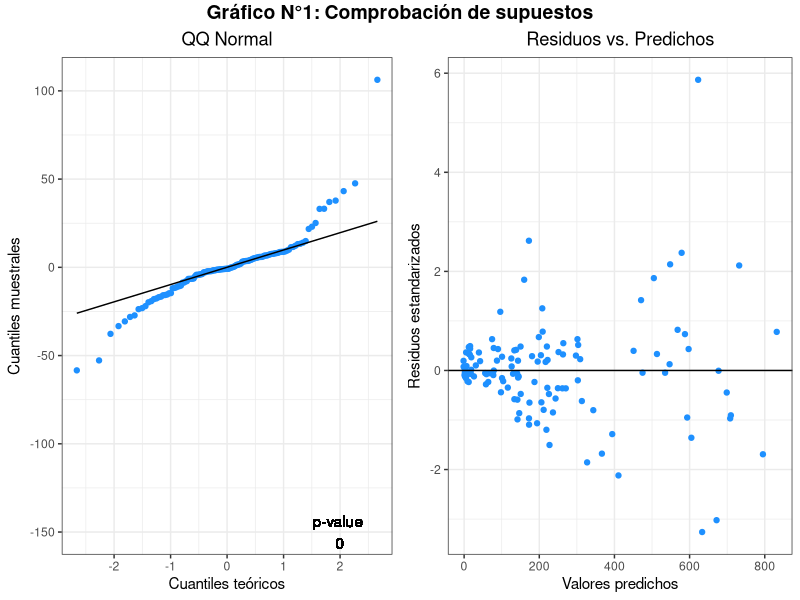
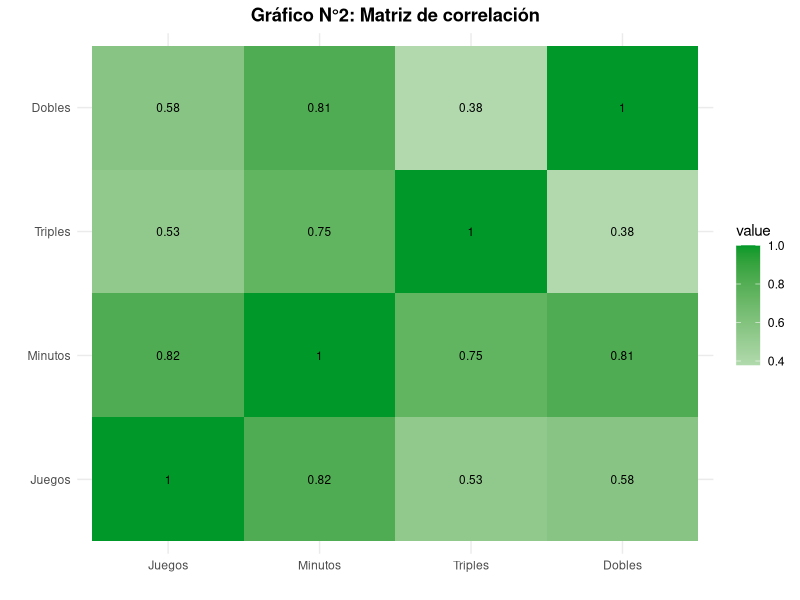
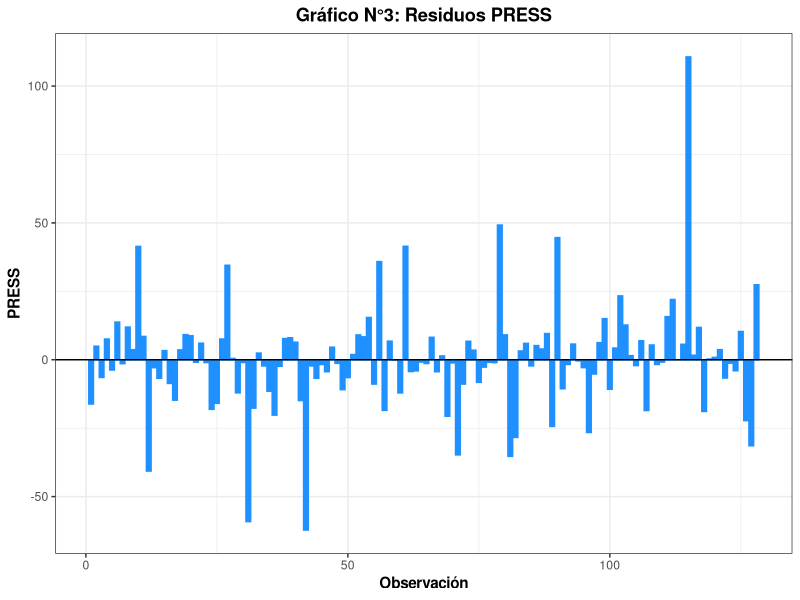
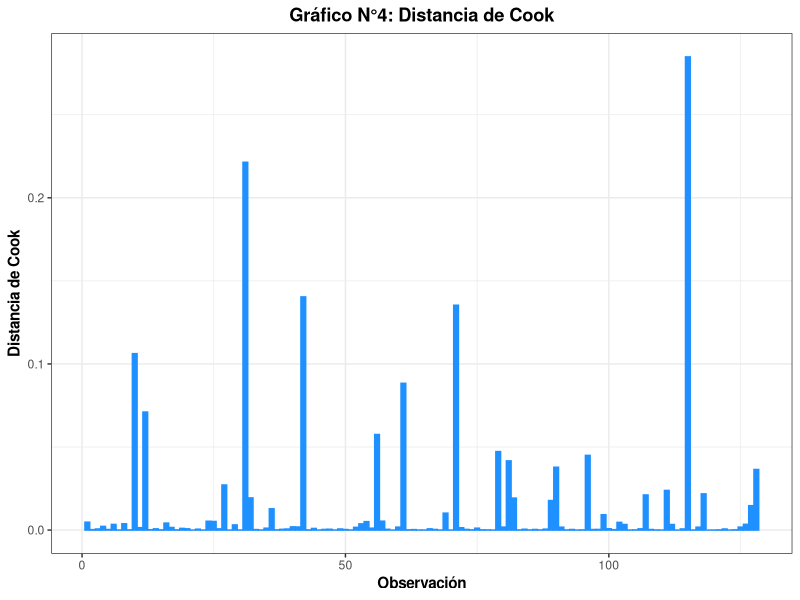

Reproduce these figures in R, in order.
## ---- chunk 1
library(tidyverse)
library(kableExtra)
library(broom)
library(egg)
library(ggpubr)
library(car)

## ---- chunk 2
data <- read.csv("files/WNBA.csv", sep = ";")
summary(data)
## ---- chunk 3
data$Equipo <- as.factor(data$Equipo)
data$Posicion <- as.factor(data$Posicion)
summary(data)
## ---- chunk 4
# División en training y testing
set.seed(45672848)
index_training <- sample(1:nrow(data), size = 0.7*nrow(data))

training <- data[index_training,]
testing <- data[-index_training,]
## ---- chunk 5
training_filtered <- select(training, -Jugadora, -Equipo)
m1 <- MASS::stepAIC(
  object = lm(Puntos ~ 1, data = training_filtered), #punto de partida
  scope = list(upper = lm(Puntos ~ ., data = training_filtered)), #máximo modelo posible
  direction = "both", #método de selección
  trace = FALSE, #para no imprimir resultados parciales
  k = 2, #penalización a emplear (2 = AIC, log(n) = BIC)
  steps = 1000 #máximo nro de pasos
  )

summary(m1)
## ---- chunk 6
m2 <- MASS::stepAIC(
  object = lm(Puntos ~ Dobles + Triples + Posicion, data = training_filtered),
  direction = "backward", #método de selección
  trace = FALSE, #para no imprimir resultados parciales
  k = 2, #penalización a emplear (2 = AIC, log(n) = BIC)
  steps = 1000 #máximo nro de pasos
  )

summary(m2)
## ---- chunk 7
m3 <- MASS::stepAIC(
  object = lm(Puntos ~ 1, data = training_filtered), #Punto de partida
  scope = list(upper = lm(Puntos ~ ., data = training_filtered)), #máximo modelo posible
  direction = "forward", #método de selección
  trace = FALSE, #para no imprimir resultados parciales
  k = 2, #penalización a emplear (2 = AIC, log(n) = BIC)
  steps = 1000 #máximo nro de pasos
  )

summary(m3)
## ---- chunk 8
m2 <- lm(Puntos ~ Minutos + Triples, data = training)
m3 <- lm(Puntos ~ Triples + Dobles + Minutos + Asistencias + Rebotes + Posicion, data = training)
## ---- chunk 9
modelos <- data.frame(Modelo = c("Modelo 1", "Modelo 2", "Modelo 3"),
                      Ajuste = c("m1", "m2", "m3"))
## ---- chunk 10
Modelo_completo <- lm(Puntos ~ . -Jugadora - Equipo, data = training)
sigma <- sum(residuals(Modelo_completo)^2)/df.residual(Modelo_completo)

Resumen <- modelos %>% 
  group_by(Modelo) %>% 
  summarise(CME = summary(get(Ajuste))$sigma^2,
            PRESS = sum((resid(get(Ajuste))/(1-hatvalues(get(Ajuste))))^2),
            Cp = sum(residuals(get(Ajuste))^2)/sigma + 2 * length(coef(get(Ajuste))) - nrow(training),
            AIC = AIC(get(Ajuste)),
            BIC = BIC(get(Ajuste)))

kable(Resumen, caption = "Tabla N°1: Comparación del ajuste de los 3 modelos") %>%
  kable_styling(bootstrap_options = "striped", full_width = F)
## ---- chunk 11
Modelo_final <- augment(m1)
g1 <- ggplot(mapping = aes(sample = Modelo_final$.resid)) + 
    stat_qq(color = "dodgerblue") + 
    stat_qq_line() + 
  ggtitle("QQ Normal") +
  xlab("Cuantiles teóricos") +
  ylab("Cuantiles muestrales") +
  geom_text(aes(x = 2, y = -150, fill ="black", label = paste0("p-value \n", round(shapiro.test(Modelo_final$.resid)$p.value, 8)))) +
  theme_bw() +
  theme(plot.title = element_text(hjust = 0.5),
        legend.position = "none")

g2 <- ggplot(Modelo_final) +
  aes(x = .fitted, y = .std.resid) +
  geom_point(color = "dodgerblue") +
  geom_hline(yintercept = 0, color = "black") +
  ggtitle("Residuos vs. Predichos") +
  xlab("Valores predichos") +
  ylab("Residuos estandarizados") +
  theme_bw() +
  theme(plot.title = element_text(hjust = 0.5))

g <- ggarrange(g1, g2, ncol = 2)

annotate_figure(g, top = text_grob("Gráfico N°1: Comprobación de supuestos", face = "bold", size = 14))
## ---- chunk 12
# Colinealidad
training_modelo <- training %>% 
  select(Juegos, Minutos, Triples, Dobles)

corr_matrix <- cor(training_modelo)

corr_melted <- reshape2::melt(corr_matrix)

ggplot(corr_melted, aes(x = Var2, y = Var1, fill = value)) +
  geom_tile() +
  geom_text(aes(label = round(value, 2)), size = 3) +
  scale_fill_gradient2(low = "#ef2947", high = "#009929", mid = "white", midpoint = 0) +
  labs(x = "", y = "", title = "Gráfico N°2: Matriz de correlación") +
  theme_minimal() +
  theme(plot.title = element_text(hjust = 0.5, face = "bold"))
## ---- chunk 13
vif = vif(m1)

vif_df <- data.frame(Variable = names(vif),
                     VIF = as.numeric(vif),
                     row.names = NULL)

kable(vif_df, caption = "Tabla N°2: Factores de Inflación de la Varianza (VIF)") %>%
  kable_styling(bootstrap_options = c("striped", "hover"), full_width = F)
## ---- chunk 14
# Observaciones atípicas
Modelo_final <- mutate(Modelo_final, 
                       PRESS = .resid/(1-.hat),
                       id = 1:nrow(Modelo_final))

ggplot(data = Modelo_final) + 
    aes(x = id, y = PRESS) + 
  geom_bar(stat="identity", color = "dodgerblue", fill = "dodgerblue")+
    geom_hline(aes(yintercept = 0)) +
    ggtitle("Gráfico N°3: Residuos PRESS") +
    xlab("Observación") +
    ylab("PRESS") +
    theme_bw() +
    theme(legend.position = "none",
          axis.title = element_text(face = "bold"),
          plot.title = element_text(hjust = 0.5, face = "bold"))
## ---- chunk 15
# Observaciones influyentes
ggplot(data = Modelo_final) +
    aes(x = id, y = .cooksd) +
  geom_bar(stat="identity", color = "dodgerblue", fill = "dodgerblue")+
    ggtitle("Gráfico N°4: Distancia de Cook") +
    xlab("Observación") +
    ylab("Distancia de Cook") +
    theme_bw() +
    theme(legend.position = "none",
      axis.title = element_text(face = "bold"),
      plot.title = element_text(hjust = 0.5, face = "bold"))
## ---- chunk 16
Betas = data.frame(Variable = names(coef(m1)),
                   Valor = as.numeric(coef(m1)),
                   P_value = as.numeric(coef(summary(m1))[, "Pr(>|t|)"]))

kable(Betas, caption = "Tabla N°3: Coeficientes estimados del modelo") %>%
  kable_styling(bootstrap_options = c("striped", "hover"), full_width = F)

as.numeric(coef(summary(m2))[, "Pr(>|t|)"])
